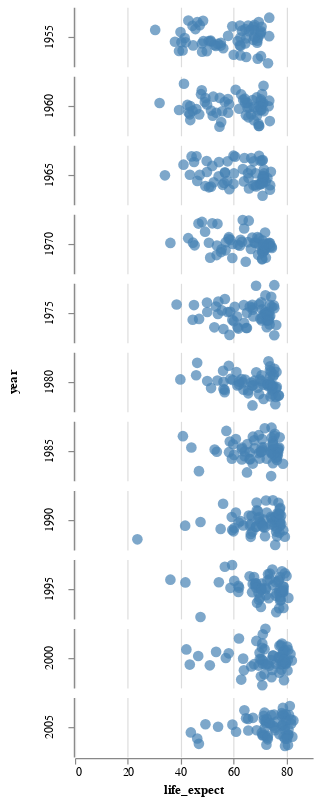

The cell this chart's notebook holds for it:
### Code cell
alx.tooltip_hover()+(alx.highlight_brush()+alx.stripplot(df,x='life_expect', row='year', size=80))

### Figure 1 — Vega-Lite specification as saved in the notebook (floating-point values rounded to 4 significant figures; data arrays with more than 128 entries replaced by an {"elided": "..."} marker saying what was removed)
{"config": {"view": {"continuousWidth": 400, "continuousHeight": 300, "stroke": null}, "facet": {"spacing": 0}}, "data": {"name": "data-89be1acdd14c7effd56f4dd0fabf92c3"}, "facet": {"row": {"field": "year", "type": "quantitative"}}, "spec": {"mark": {"type": "circle", "size": 80, "tooltip": {"content": "data"}}, "encoding": {"color": {"condition": {"value": "steelblue", "param": "ALX_SELECTION_drag_FILTER"}, "value": "lightgray"}, "x": {"axis": {}, "field": "life_expect", "type": "quantitative"}, "y": {"axis": {"grid": false, "labels": false, "ticks": true, "values": [0]}, "field": "jitter", "title": null, "type": "quantitative"}}, "height": 50, "name": "view_1", "transform": [{"calculate": "sqrt(-2*log(random()))*cos(2*PI*random())", "as": "jitter"}], "width": 200}, "params": [{"name": "ALX_SELECTION_drag_FILTER", "select": {"type": "interval", "encodings": ["x"]}, "views": ["view_1"]}, {"name": "param_1", "select": {"type": "point", "clear": "mouseout", "nearest": true, "on": "mouseover"}, "views": ["view_1"]}], "$schema": "https://vega.github.io/schema/vega-lite/v5.2.0.json", "datasets": {"data-89be1acdd14c7effd56f4dd0fabf92c3": {"elided": "693 records"}}}
